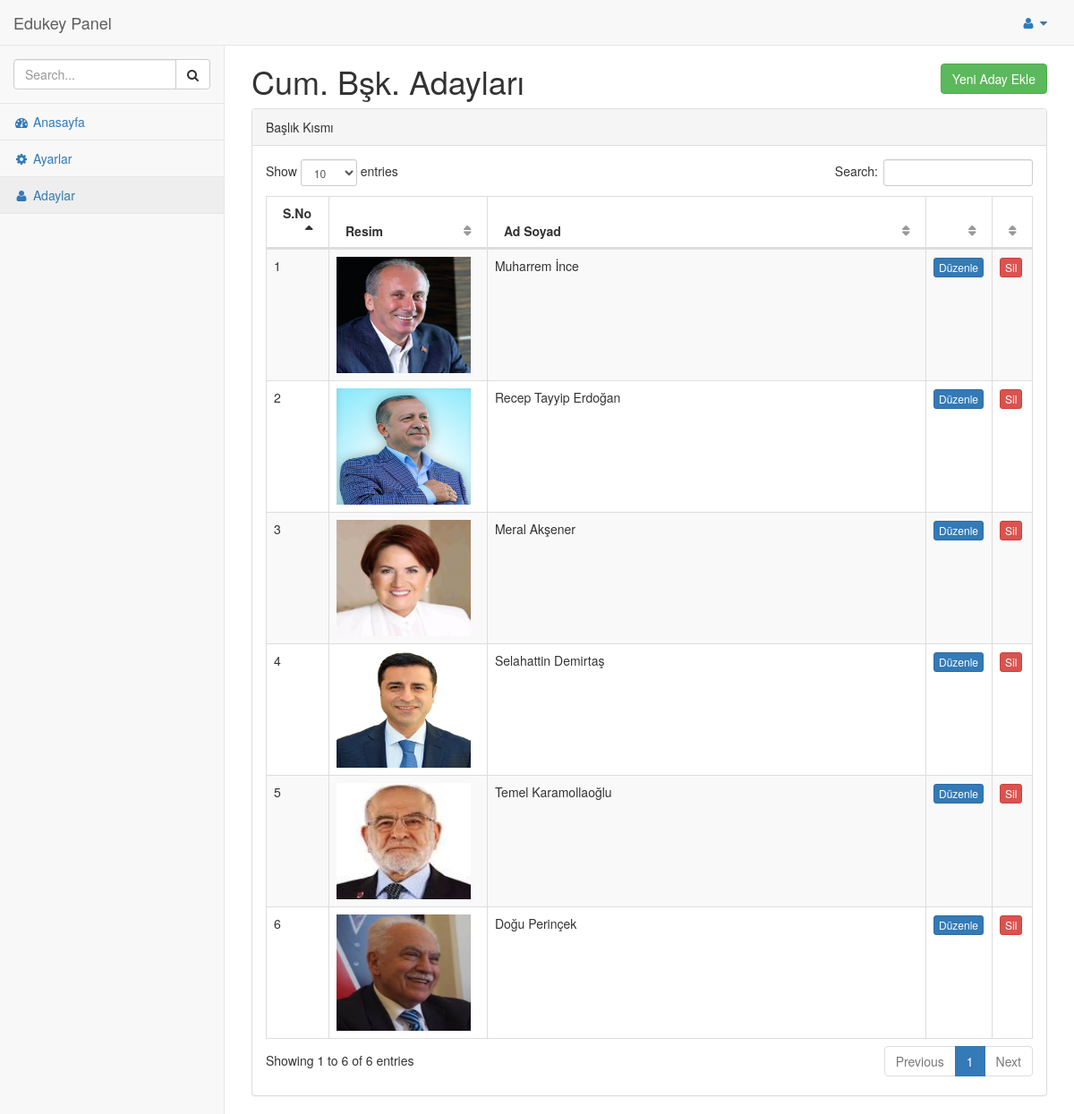
/nedmin/pages/adaylar.php (signed in), run on the app's committed database.
### tables this page shows
CREATE TABLE `cbaday` (
  `cbaday_id` int(11) NOT NULL,
  `cbaday_adsoyad` varchar(50) NOT NULL,
  `cbaday_resimyol` varchar(250) NOT NULL,
  `aday_sira` int(2) NOT NULL
);

### nedmin/pages/adaylar.php (the view, shortened to what this page needs)
<?php require_once 'header.php' ?>
<head>
</head>
<div id="page-wrapper">
    <div class="row">
        <div class="col-lg-9">
            <h1 >Cum. Bşk. Adayları </h1>
        </div>
        <div style="margin-top:20px;" class="col-lg-3" align="right">
         <a href="aday-ekle.php"> <button class="btn btn-success">Yeni Aday Ekle</button></a>
     </div>
 </div>
 <div class="row">
   <div class="col-md-12">
    <div class="panel panel-default">
        <div class="panel-heading">
           Başlık Kısmı
       </div>
       <div class="panel-body">
        <table width="100%" class="table table-striped table-bordered table-hover" id="dataTables-example">
            <thead>
                <tr>
                    <th>S.No</th>
                    <th>Resim</th>
                    <th>Ad Soyad</th>
                    <th></th>
                    <th></th>
                </tr>
            </thead>
            <tbody id="sortable">
                <?php
                $cbadaysor=$db->prepare("SELECT * FROM cbaday order by aday_sira ASC");
                $cbadaysor->execute();
                $say=0;
                while($adaycek=$cbadaysor->fetch(PDO::FETCH_ASSOC)) { $say++;
                   ?>
                   <tr id="item-<?php echo $adaycek['cbaday_id'] ?>" class="odd gradeX">
                    <td width="5"><?php echo $say; ?></td>
                    <td class="sortable" width="160"><img width="150" height="130" src="../../<?php echo $adaycek['cbaday_resimyol'] ?>"></td>
                    <td><?php echo $adaycek['cbaday_adsoyad'] ?></td>
                    <td width="20" class="center"><a href="aday-duzenle.php?cbaday_id=<?php echo $adaycek['cbaday_id'] ?>"><button class="btn btn-primary btn-xs">Düzenle</button></a></td>
                    <td width="20" class="center"><a href="../netting/islem.php?adaysil=ok&cbaday_id=<?php echo $adaycek['cbaday_id'] ?>"><button class="btn btn-danger btn-xs">Sil</button></a></td>
                </tr>
                <?php } ?>
            </tbody>
        </table>
    </div>
</div>
</div>
</div>
</div>
<?php require_once 'footer.php' ?>

### nedmin/pages/adaylar.php (style rules this page uses)
.sortable { cursor: move; }

### data on the page
cbaday: cbaday_resimyol (picture), cbaday_adsoyad "Muharrem İnce"
cbaday: cbaday_resimyol (picture), cbaday_adsoyad "Recep Tayyip Erdoğan"
cbaday: cbaday_resimyol (picture), cbaday_adsoyad "Meral Akşener"
cbaday: cbaday_resimyol (picture), cbaday_adsoyad "Selahattin Demirtaş"
cbaday: cbaday_resimyol (picture), cbaday_adsoyad "Temel Karamollaoğlu"
cbaday: cbaday_resimyol (picture), cbaday_adsoyad "Doğu Perinçek"
